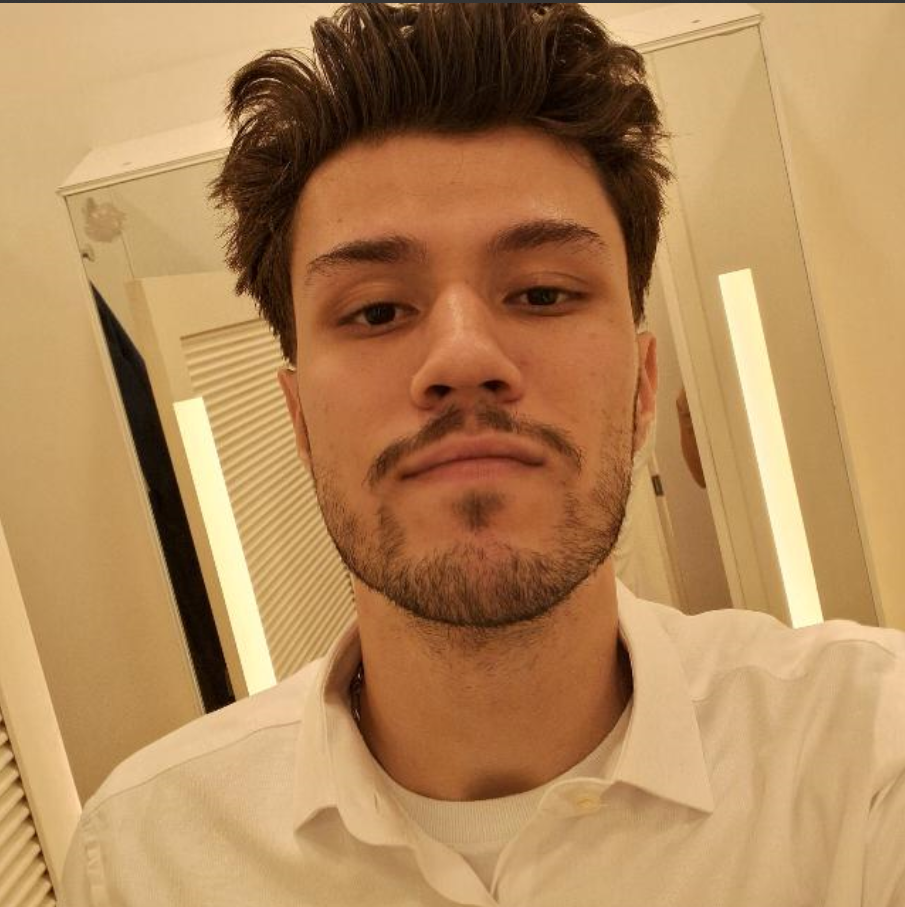
#> input picture images/Euu.png, 905 x 907 px
$ python color_channels.py images/Euu.png
#> lines starting #> are read from the running program, lines starting #| are printed output that depends on the picture
#> in main, img is the input picture: shape (907, 905, 3); mean B, G, R 89.7, 136.1, 178.7
import sys
import cv2 as cv

def color_channels(img):

    b, g, r = cv.split(img)
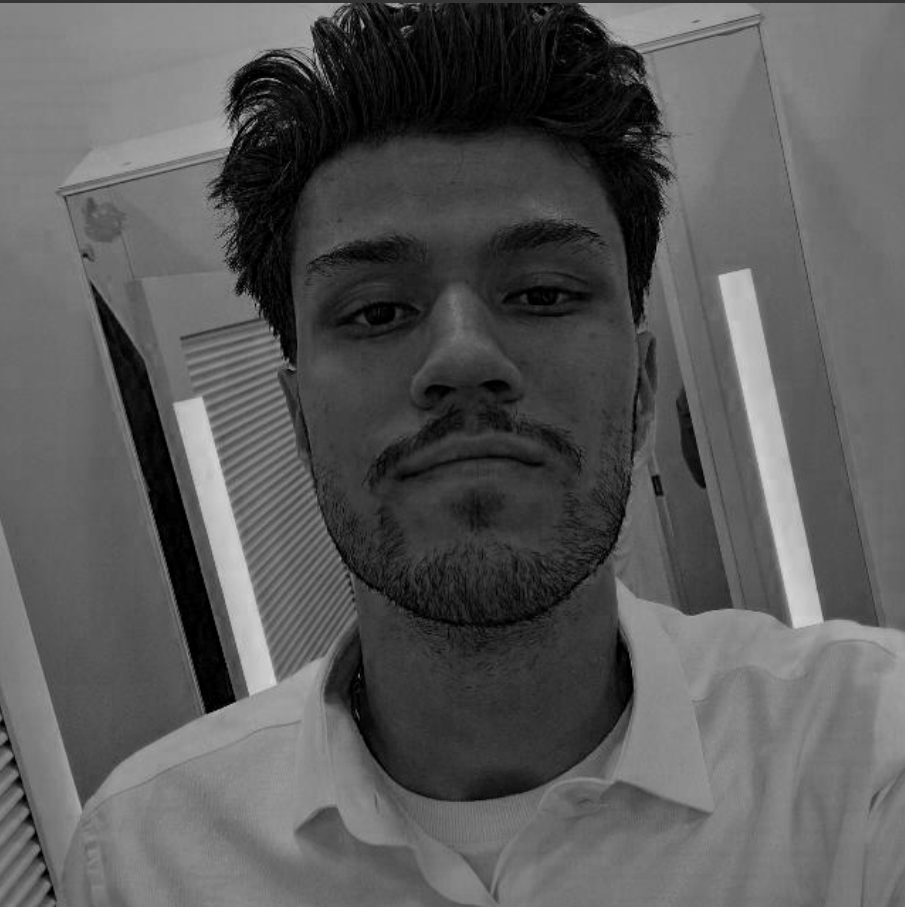
#> b: shape (907, 905); min 0, max 217, mean 89.7
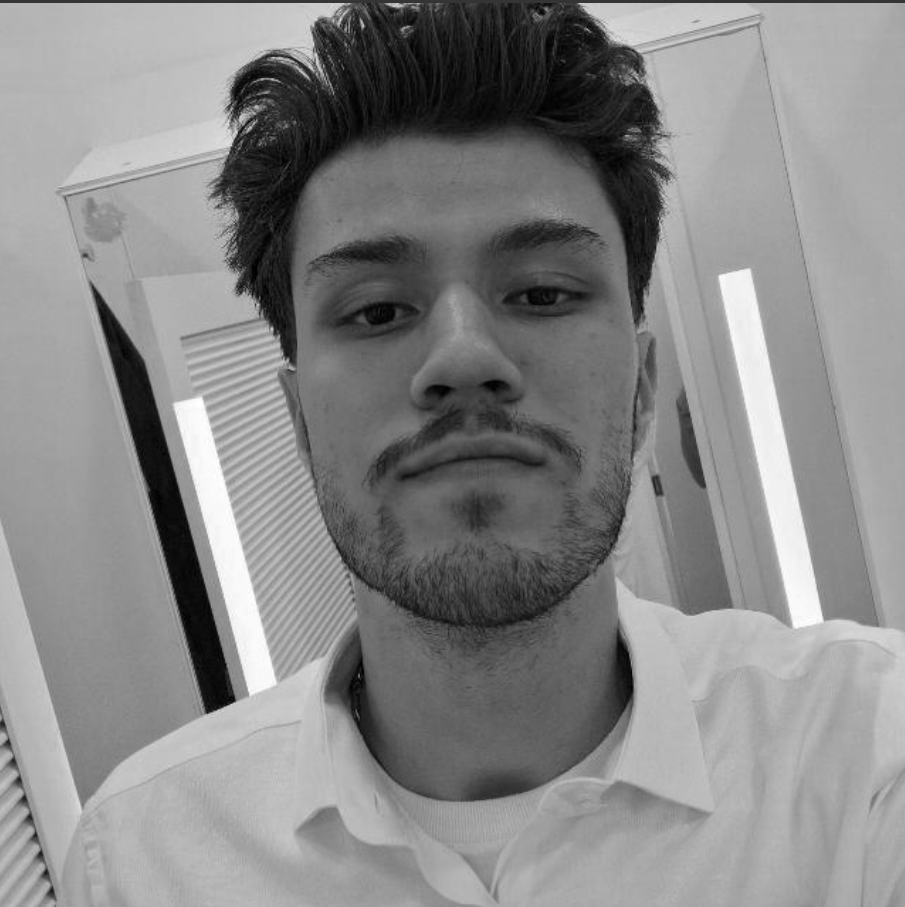
#> g: shape (907, 905); min 0, max 255, mean 136.1
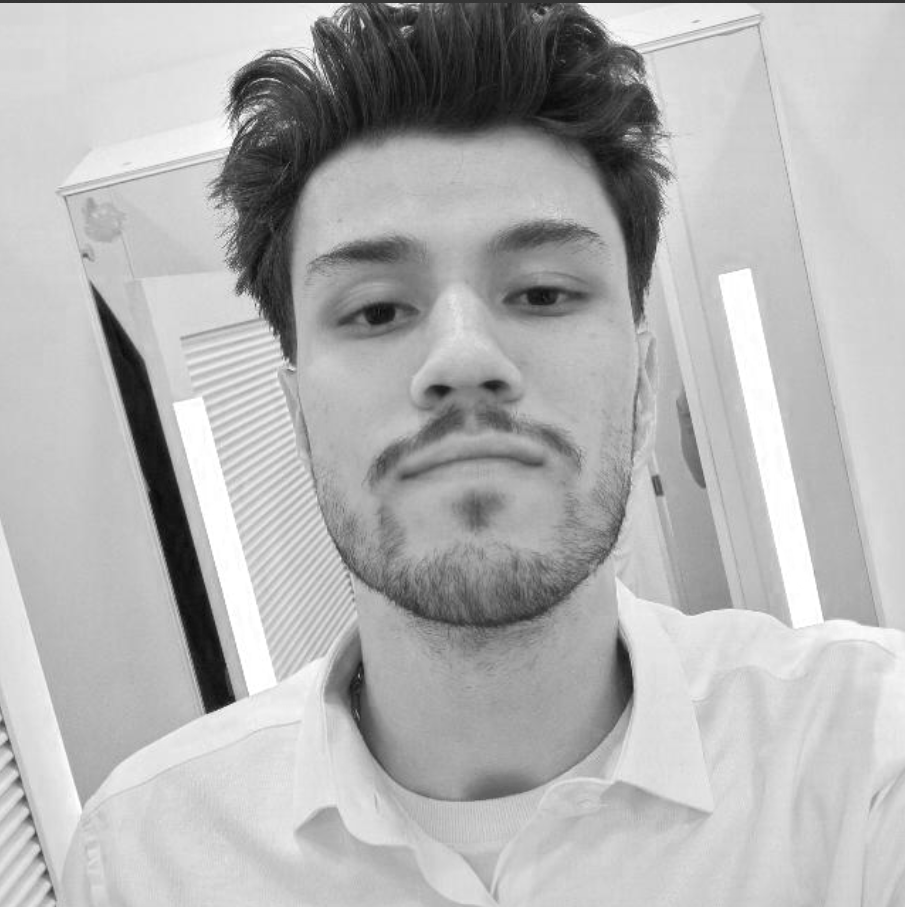
#> r: shape (907, 905); min 8, max 255, mean 178.7
    cv.imshow('Canal Vermelho', r)
    cv.imshow('Canal Verde', g)
    cv.imshow('Canal Azul', b)
    cv.waitKey(0)


def main():

    if len(sys.argv) < 2:
        print('Argumentos insuficientes')
        sys.exit()

    img_path = sys.argv[1]
    img = cv.imread(img_path)

    cv.imshow('Imagem Original', img)

    color_channels(img)


main()
